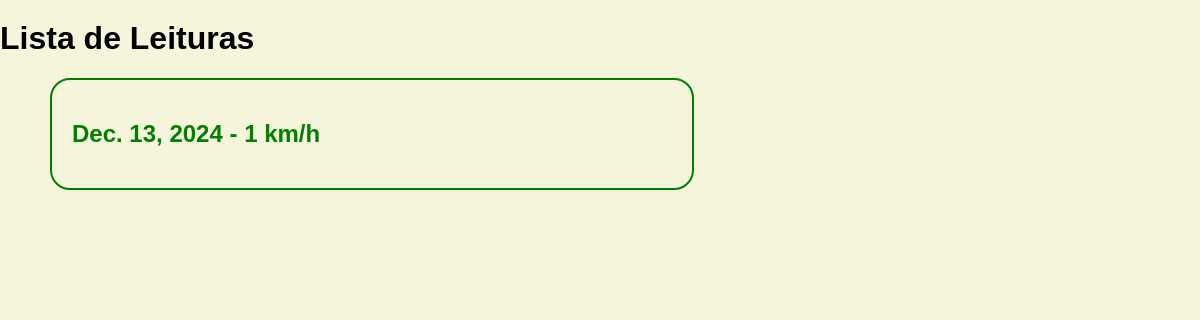
Before: / with the older database file.
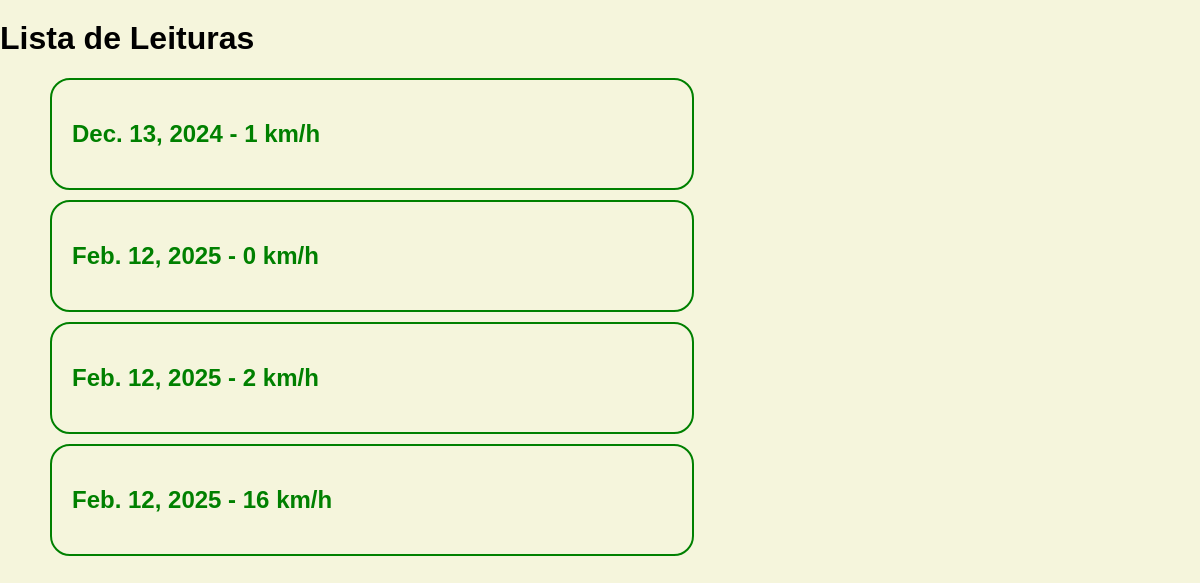
After: the same page with the newer database file.
### backend/models.py (models this page shows)
class Radar(models.Model):
    tempo = models.IntegerField()
    distancia = models.IntegerField()
    velocidade = models.IntegerField()
    limite = models.BooleanField(default=False)
    timestamp = models.DateField(default=timezone.now)

### backend/views.py (the view, shortened to what this page needs)
# urls.py: path('', SpeedLogs.as_view(), name="radar_api"),
class SpeedLogs(APIView):
    def get(self, request):
        data = Radar.objects.all().order_by('timestamp','velocidade')
        if request.headers.get('Accept') == 'application/json':
            serializer = RadarSerializer(data, many=True)
            return Response(serializer.data, status=status.HTTP_200_OK)
        return render(request, 'index.html', {'data': data})

### backend/templates/index.html (shortened to what this page needs)
<!DOCTYPE hmtl>
<html lang="en">
<head>
</head>
<body>
    <h1 id="header">Lista de Leituras</h1>
    <ul>
        {% for log in data %}
            <li>
                <div class="log">
                    <div>
                        {% if log.limit %}
                            <h2 id="over">{{ log.timestamp}} - {{log.velocidade}} km/h</h2>
                        {% else %}
                        <h2 id="under">{{ log.timestamp}} - {{log.velocidade}} km/h</h2>
                        {% endif %}
                    </div>
                </div>
            </li>
        {% empty %}
            <li>
                <h2>Não há leituras feitas</h2>
            </li>
        {% endfor %}
    </ul>
</body>
</html>

### backend/templates/index.html (style rules this page uses)
body { font-family: Arial, sans-serif; background-color: beige; margin: 0; padding: 0; }
li { list-style: none; }
.log { border: 2px solid green; padding: 20px; margin: 10px; width: 600px; border-radius: 20px; display: flex; flex-direction: row; justify-content: space-between; }
#under { color: green; }
#header { padding-top: 20px; }

Changed rows visible on the page:
added Radar: timestamp "Feb. 12, 2025", velocidade "0"
added Radar: timestamp "Feb. 12, 2025", velocidade "2"
added Radar: timestamp "Feb. 12, 2025", velocidade "16"
